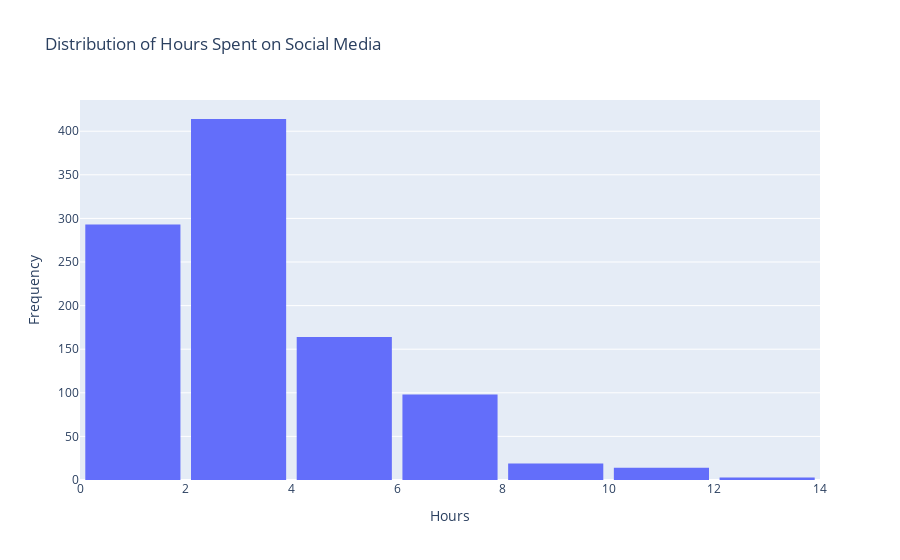

Notebook code cell kept with this figure:
### Markdown cell above
# Univariate Analysis

### Code cell
fig = px.histogram(df, x='hours_on_social_media', nbins=10, title='Distribution of Hours Spent on Social Media')
fig.update_layout(xaxis_title='Hours', yaxis_title='Frequency',bargap=0.1)
fig.show()  #for notebook
#fig.show("png") #for github it only supports non interactive

### Figure 1 — Plotly figure (JSON) as saved in the notebook; plotly's stock layout.template omitted (floating-point values rounded to 4 significant figures; data arrays with more than 128 entries replaced by an {"elided": "..."} marker saying what was removed)
{"data": [{"alignmentgroup": "True", "bingroup": "x", "hovertemplate": "hours_on_social_media=%{x}<br>count=%{y}<extra></extra>", "legendgroup": "", "marker": {"color": "#636efa", "pattern": {"shape": ""}}, "name": "", "nbinsx": 10, "offsetgroup": "", "orientation": "v", "showlegend": false, "x": {"elided": "1005 float values"}, "xaxis": "x", "yaxis": "y", "type": "histogram"}], "layout": {"xaxis": {"anchor": "y", "domain": [0.0, 1.0], "title": {"text": "Hours"}}, "yaxis": {"anchor": "x", "domain": [0.0, 1.0], "title": {"text": "Frequency"}}, "legend": {"tracegroupgap": 0}, "title": {"text": "Distribution of Hours Spent on Social Media"}, "barmode": "relative", "bargap": 0.1}}
